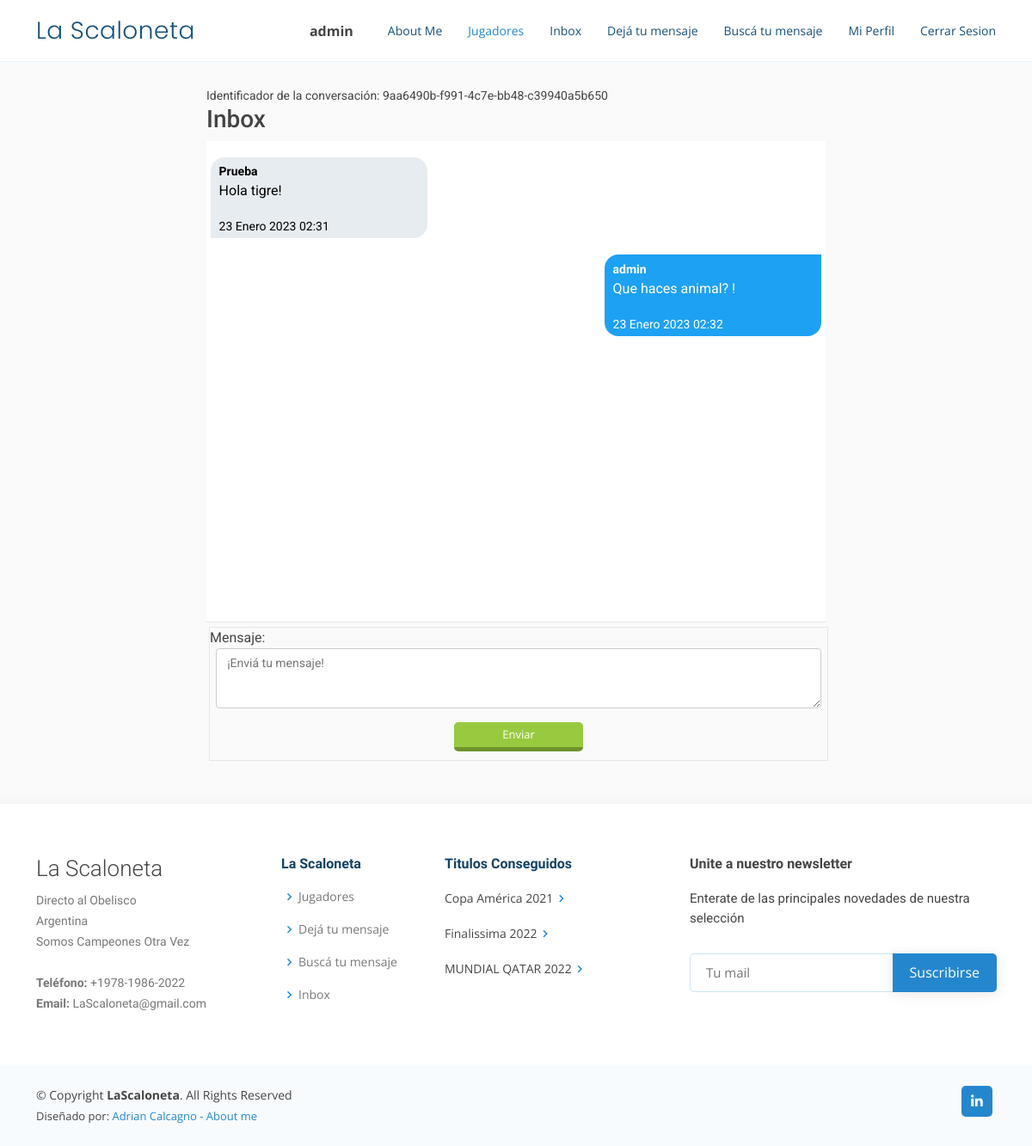
Page /ms/Prueba (signed in) on the committed database.
### App2/models.py (models this page shows)
class ModelBase(models.Model):
    id = models.UUIDField(primary_key=True, default=uuid.uuid4, editable=False, db_index=True)
    tiempo = models.DateTimeField(auto_now_add=True)
    actualizar = models.DateTimeField(auto_now=True)
    class Meta:
        abstract = True

class Canal(ModelBase):
    usuarios = models.ManyToManyField(User, blank=True, through=CanalUsuario)
    objects = CanalManager()

class CanalMensaje(ModelBase):
    canal = models.ForeignKey("Canal", on_delete=models.CASCADE)
    usuario = models.ForeignKey(User, on_delete=models.CASCADE)
    texto = models.TextField()

### App2/views.py (the view)
# urls.py: path('ms/<str:username>', DetailMs.as_view(), name="detailms"),
class DetailMs(LoginRequiredMixin, CanalFormMixin, DetailView):
    template_name= 'App2/canal_detail.html'
    def get_object(self, *args, **kwargs):
        username = self.kwargs.get("username")
        mi_username = self.request.user.username
        canal, _ = Canal.objects.obtener_o_crear_canal_ms(mi_username, username)
        if username == mi_username:
            mi_canal, _ = Canal.objects.obtener_o_crear_canal_usuario_actual(self.request.user)
            return mi_canal
        if canal == None:
            raise Http404
        else:
            return canal

### App2/forms.py
class FormMensajes(forms.Form):
    mensaje = forms.CharField(widget=forms.Textarea(attrs = {
        'class': "formulario_ms",
        'placeholder': '¡Enviá tu mensaje!',
    }))

### App2/models.py (called while the page is built, shortened)
    def solo_dos(self):
        return self.annotate(num_usuarios=Count("usuarios")).filter(num_usuarios=2)

    def filtrar_por_username(self, username):
        return self.filter(canalusuario__usuario__username=username)

    def get_queryset(self, *args, **kwargs):
        return CanalQuerySet(self.model, using=self._db)

    def filtrar_ms_por_privado(self,username_a,username_b):
        return self.get_queryset().solo_dos().filtrar_por_username(username_a).filtrar_por_username(username_b)

    def obtener_o_crear_canal_ms(self, username_a, username_b):
        qs = self.filtrar_ms_por_privado(username_a, username_b)
        if qs.exists():
            return qs.order_by("tiempo").first(), False

### App2/templates/App2/canal_detail.html (shortened to what this page needs)
{% extends "App2/index.html" %}
{% load static %}
{% block contenido_que_cambia %}
<small>Identificador de la conversación: {{ object.id }}</small>
  <h3>Inbox</h3>
  <div id="contenedor_ms">
  {% for mensaje in object.canalmensaje_set.all %}
<div class="div_ms {% if request.user == mensaje.usuario %}mis_mensajes
  {% else %}tus_mensajes{% endif %}">
  <strong><small>{{mensaje.usuario}}</small></strong>
  <p>{{mensaje.texto}}</p>
  <small>{{mensaje.tiempo}}</small>
</div>
  {% endfor %}
</div>
<div class="div_form_ms">
  <form id="form_submit" method="POST" action="{{ request.path }}">
    {{form.as_p}}
<button type="submit" class="btn_enviar">Enviar</button>
</form>
</div>
{% endblock %}

### App2/templates/App2/index.html (shortened to what this page needs)
<!DOCTYPE html>
<html lang="en">
<head>
  {% load static %}
  <link href="{% static 'appFamiliares/vendor/aos/aos.css' %}" rel="stylesheet">
  <link href="{% static 'appFamiliares/vendor/bootstrap/css/bootstrap.min.css' %}" rel="stylesheet">
  <link href="{% static 'appFamiliares/vendor/bootstrap-icons/bootstrap-icons.css' %}" rel="stylesheet">
  <link href="{% static 'appFamiliares/vendor/boxicons/css/boxicons.min.css' %}" rel="stylesheet">
  <link href="{% static 'appFamiliares/vendor/glightbox/css/glightbox.min.css' %}" rel="stylesheet">
  <link href="{% static 'appFamiliares/vendor/remixicon/remixicon.css' %}" rel="stylesheet">
  <link href="{% static 'appFamiliares/vendor/swiper/swiper-bundle.min.css' %}" rel="stylesheet">
  <link href="{% static 'appFamiliares/css/style.css' %}" rel="stylesheet">
</head>
<body>
  <header id="header" class="fixed-top">
    <div class="container d-flex align-items-center justify-content-between">
      <h1 class="logo"><a href="{% url 'inicio' %}">La Scaloneta</a></h1>
      <nav id="navbar" class="navbar">
        <ul>
          {% if user.is_authenticated %}
          <li class="nav-link scrollto"><strong>{{ user.username }} </strong> </li>
          <li class="nav-link scrollto"><img style="width: 50px; margin-left: 10px;" src="{{ avatar }}" alt=""></li>
          <li><a class="nav-link scrollto" href="{% url 'aboutme' %}">About Me</a></li>
          <li><a class="nav-link scrollto active" href="{% url 'integrantes' %}">Jugadores</a></li>
          <li><a class="nav-link scrollto" href="{% url 'inbox' %}">Inbox</a></li>
          <li><a class="nav-link scrollto" href="{% url 'contacto' %}">Dejá tu mensaje</a></li>
          <li><a class="nav-link scrollto" href="{% url 'busquedaMensajes' %}">Buscá tu mensaje</a></li>
          <li><a class="nav-link scrollto" href="{% url 'editarPerfil' %}">Mi Perfil</a></li>
          <li><a class="nav-link scrollto" href="{% url 'logout' %}">Cerrar Sesion</a></li>
          {% endif %}
        </ul>
      </nav>
    </div>
  </header>
  <br><br>
  <div class="div_main">
  {% block contenido_que_cambia %}
  {% endblock %}
  </div>
  <footer id="footer">
    <div class="footer-top">
      <div class="container">
        <div class="row">
          <div class="col-lg-3 col-md-6 footer-contact">
            <h3>La Scaloneta</h3>
            <p>
              Directo al Obelisco <br>
              Argentina<br>
              Somos Campeones Otra Vez <br><br>
              <strong>Teléfono:</strong> +1978-1986-2022<br>
              <strong>Email:</strong> LaScaloneta@gmail.com<br>
            </p>
          </div>
          <div class="col-lg-2 col-md-6 footer-links">
            <h4>La Scaloneta</h4>
            <ul>
              {% if user.is_authenticated %}
              <li><i class="bx bx-chevron-right"></i> <a href="{% url 'integrantes' %}">Jugadores</a></li>
              <li><i class="bx bx-chevron-right"></i> <a href="{% url 'contacto' %}">Dejá tu mensaje</a></li>
              <li><i class="bx bx-chevron-right"></i> <a href="{% url 'busquedaMensajes' %}">Buscá tu mensaje</a></li>
              <li><i class="bx bx-chevron-right"></i> <a href="{% url 'inbox' %}">Inbox</a></li>
              {% else %}
              <li><i class="bx bx-chevron-right"></i> <a href="{% url 'integrantes' %}">Jugadores</a></li>
              {% endif %}
            </ul>
          </div>
          <div class="col-lg-3 col-md-6 footer-links">
            <h4>Titulos Conseguidos</h4>
            <ul>
              <li>Copa América 2021<i class="bx bx-chevron-right"></i>
              <li>Finalissima 2022<i class="bx bx-chevron-right"></i>
              <li>MUNDIAL QATAR 2022<i class="bx bx-chevron-right"></i>
            </ul>
          </div>
          <div class="col-lg-4 col-md-6 footer-newsletter">
            <h4>Unite a nuestro newsletter</h4>
            <p>Enterate de las principales novedades de nuestra selección</p>
      <form action="{% url 'suscribirse' %}" method="POST" role="form" class=""> {% csrf_token %}
        <table>
            <input type="email" id="email" name="email" placeholder="Tu mail" required>
            <input type="submit" value="Suscribirse">
        </table>
      </form>
          </div>
        </div>
      </div>
    </div>
    <div class="container d-md-flex py-4">
      <div class="me-md-auto text-center text-md-start">
        <div class="copyright">
          &copy; Copyright <strong><span>LaScaloneta</span></strong>. All Rights Reserved
        </div>
        <div class="credits">
          Diseñado por: <a href="">Adrian Calcagno - About me</a>
        </div>
      </div>
      <div class="social-links text-center text-md-right pt-3 pt-md-0">
        <a href="https://www.linkedin.com/in/adriancalcagno/" class="linkedin"><i class="bx bxl-linkedin"></i></a>
      </div>
    </div>
  </footer>
</body>
</html>

### appFamiliares/static/appFamiliares/css/style.css (style rules this page uses)
body { font-family: "Open Sans", sans-serif; color: #444444; }
a { color: #2487ce; text-decoration: none; }
h1, h2, h3, h4, h5, h6 { font-family: "Raleway", sans-serif; }
#header { transition: all 0.5s; background: #fff; z-index: 997; padding: 15px 0; border-bottom: 1px solid #e6f2fb; }
#header .logo { font-size: 28px; margin: 0; padding: 0; line-height: 1; font-weight: 300; letter-spacing: 0.5px; font-family: "Poppins", sans-serif; }
#header .logo a { color: #16507b; }
.navbar { padding: 0; }
.navbar ul { margin: 0; padding: 0; display: flex; list-style: none; align-items: center; }
.navbar li { position: relative; }
.navbar a, .navbar a:focus { display: flex; align-items: center; justify-content: space-between; padding: 10px 0 10px 30px; font-size: 14px; color: #16507b; white-space: nowrap; transition: 0.3s; }
.navbar a:hover, .navbar .active, .navbar .active:focus, .navbar li:hover>a { color: #2487ce; }
#footer { color: #444444; font-size: 14px; background: #f8fbfe; box-shadow: 0px 2px 15px rgba(18, 66, 101, 0.08); }
#footer .footer-top { padding: 60px 0 30px 0; background: #fff; }
#footer .footer-top .footer-contact { margin-bottom: 30px; }
#footer .footer-top .footer-contact h3 { font-size: 26px; margin: 0 0 10px 0; padding: 2px 0 2px 0; line-height: 1; font-weight: 300; }
#footer .footer-top .footer-contact p { font-size: 14px; line-height: 24px; margin-bottom: 0; font-family: "Raleway", sans-serif; color: #777777; }
#footer .footer-top h4 { font-size: 16px; font-weight: bold; color: #124265; position: relative; padding-bottom: 12px; }
#footer .footer-top .footer-links { margin-bottom: 30px; }
#footer .footer-top .footer-links ul { list-style: none; padding: 0; margin: 0; }
#footer .footer-top .footer-links ul i { padding-right: 2px; color: #2487ce; font-size: 18px; line-height: 1; }
#footer .footer-top .footer-links ul li { padding: 10px 0; display: flex; align-items: center; }
#footer .footer-top .footer-links ul li:first-child { padding-top: 0; }
#footer .footer-top .footer-links ul a { color: #777777; transition: 0.3s; display: inline-block; line-height: 1; }
#footer .footer-newsletter { font-size: 15px; }
#footer .footer-newsletter h4 { font-size: 16px; font-weight: bold; color: #444444; position: relative; padding-bottom: 12px; }
#footer .footer-newsletter form { margin-top: 30px; background: #fff; padding: 6px 10px; position: relative; border-radius: 5px; text-align: left; border: 1px solid #cde5f6; }
#footer .footer-newsletter form input[type=email] { border: 0; padding: 4px 8px; width: calc(100% - 100px); }
#footer .footer-newsletter form input[type=submit] { position: absolute; top: -1px; right: -2px; bottom: -1px; border: 0; background: none; font-size: 16px; padding: 0 20px 2px 20px; background: #2487ce; color: #fff; transition: 0.3s; border-radius: 0 5px 5px 0; box-shadow: 0px 2px 15px rgba(0, 0, 0, 0.1); }
#footer .credits { padding-top: 5px; font-size: 13px; color: #444444; }
#footer .social-links a { font-size: 18px; display: inline-block; background: #2487ce; color: #fff; line-height: 1; padding: 8px 0; margin-right: 4px; border-radius: 5px; text-align: center; width: 36px; height: 36px; transition: 0.3s; }

### App2/templates/App2/index.html (style rules this page uses)
* { margin: 0; padding: 0; }
body { background-color: #fafafa; }
h1,h2,h3,p,small { font-family: 'Roboto', sans-serif; }
.div_main { margin: 50px auto; width: 60%; }

### rows in the picture
Canal: id "9aa6490b-f991-4c7e-bb48-c39940a5b650"
CanalMensaje: usuario "Prueba", texto "Hola tigre!", tiempo "23 Enero 2023 02:31"
CanalMensaje: usuario "admin", texto "Que haces animal? !", tiempo "23 Enero 2023 02:32"

### other values in the picture
{{ user.username }} "admin"
